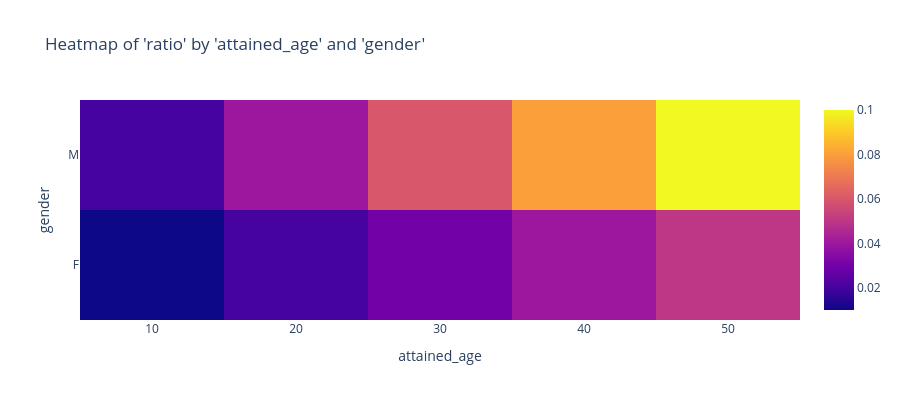

Notebook code cell kept with this figure:
### Markdown cell above
## Heatmap

### Code cell
charters.chart(
    df=df, x_axis="attained_age", y_axis="gender", color="ratio", numerator="actuals", denominator="exposures", type="heatmap"
)

### Figure 1 — Plotly figure (JSON) as saved in the notebook; plotly's stock layout.template omitted (floating-point values rounded to 4 significant figures)
{"data": [{"type": "heatmap", "x": [10, 20, 30, 40, 50], "y": ["F", "M"], "z": [[0.01, 0.02, 0.03, 0.04, 0.05], [0.02, 0.04, 0.06, 0.08, 0.1]]}], "layout": {"height": 400, "title": {"text": "Heatmap of 'ratio' by 'attained_age' and 'gender'"}, "xaxis": {"title": {"text": "attained_age"}}, "yaxis": {"title": {"text": "gender"}, "type": "-"}}}
